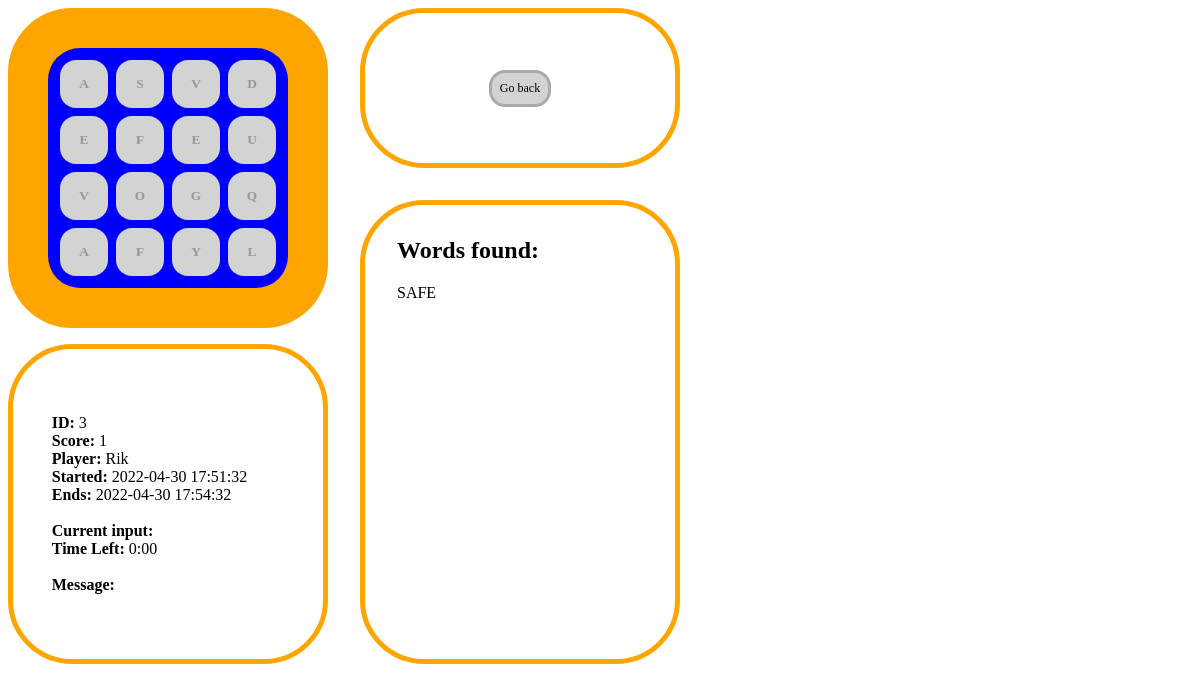
Page /game/3 (signed in) on the committed database.
### model/game.py (models this page shows, shortened)
class Game(db.Model):
    id = db.Column(db.Integer, primary_key=True)
    score = db.Column(db.Integer, unique=False, nullable=False)
    finished = db.Column(db.Boolean, unique=False, nullable=False)
    letters = db.Column(db.String(24), unique=False, nullable=False)
    words = db.Column(db.String(), unique=False, nullable=False)
    start_time = db.Column(db.DateTime(), unique=False, nullable=False)
    end_time = db.Column(db.DateTime(), unique=False, nullable=False)
    player_id = db.Column(db.Integer, db.ForeignKey('player.id'), nullable=False)
    player = db.relationship('Player', backref=db.backref('Game', lazy=True))
    board = [
        ['', '', '', ''],
        ['', '', '', ''],
        ['', '', '', ''],
        ['', '', '', '']
    ]
    word_list = []
    current_input = ""
    current_letters = []
    message = ""
    def generate_board(self):
        i = 0
        y = 0
        while y < 4:
            x = 0
            while x < 4:
                self.board[y][x] = self.letters[i]
                x += 1
                i += 1
            y += 1
    def generate_word_list(self):
        self.word_list = self.words.split(',')

### model/player.py (models this page shows, shortened)
class Player(db.Model):
    id = db.Column(db.Integer, primary_key=True)
    name = db.Column(db.String(250), unique=True, nullable=False)
    password = db.Column(db.String(250), unique=False, nullable=False)

### controller/gamecontroller.py (the view)
@app.route('/game/<game_id>', methods=['GET'])
def show_game(game_id):
    session["current_x"] = ""
    session["current_y"] = ""
    session["current_input"] = ""
    session["current_letters"] = ""
    game = Game.query.filter(Game.id == game_id).first()
    game.generate_board()
    game.generate_word_list()
    if session.get("player_id") != None and game.player_id == session["player_id"]:
        return render_template('game.html', game=game, now=datetime.now())
    else:
        return render_template("error.html", message="You don't have the rights to play this game")

### templates/game.html (shortened to what this page needs)
<!DOCTYPE html>
<html lang="en">
<head>
</head>
<body>
    <div style="display: flex;">
        <div>
            <div class="game-container">
                <table class="game-board">
                    {% for row in game.board %}
                    {% set outer_loop = loop %}
                        <tr>
                            {% for cell in row %}
                            <td>
                                <button {% if game.end_time < now %} disabled {% endif %}
                                        class="game-button" onclick="submitLetter({{outer_loop.index0}}, {{loop.index0}});">{{ cell }}</button>
                            </td>
                            {% endfor %}
                        </tr>
                    {% endfor %}
                </table>
            </div>
            <div class="game-info">
                <ul style="width: 75%;">
                    <li><b>ID:</b> {{ game.id }}</li>
                    <li><b>Score:</b> {{ game.score }}</li>
                    <li><b>Player:</b> {{ game.player.name }}</li>
                    <li><b>Started:</b> {{  game.start_time.strftime('%Y-%m-%d %H:%M:%S') }}</li>
                    <li><b>Ends:</b> {{  game.end_time.strftime('%Y-%m-%d %H:%M:%S') }}</li>
                    <li>&nbsp;</li>
                    <li><b>Current input:</b> {{game.current_input}}</li>
                    <li><b>Time Left:</b> <span id="GameRemainingTime"></span></li>
                    <li>&nbsp;</li>
                    <li><b>Message:</b> <br>{{game.message}}</li>
                </ul>
            </div>
        </div>
        <div>
            <div class="game-actions">
                <a class="game-action" href="/games">Go back</a>
            </div>
            <div class="game-words-container">
                <div class="game-words">
                    <h2>Words found:</h2>
                    <ul>
                        {% for word in game.word_list %}
                            <li>{{word}}</li>
                        {% endfor %}
                    </ul>
                </div>
            </div>
        </div>
    </div>
</body>
</html>

### templates/game.html (style rules this page uses)
body { font-family: "Comic Sans MS", "Comic Sans", cursive; }
.game-container { background-color: orange; height: 320px; width: 320px; border-radius: 64px; display: flex; flex-direction: row; flex-wrap: wrap; justify-content: center; align-items: center; }
.game-board { border-radius: 32px; background-color: blue; height: 240px; width: 240px; display: flex; flex-direction: row; flex-wrap: wrap; justify-content: center; align-items: center; }
.game-button { font-family: "Comic Sans MS", "Comic Sans", cursive; font-weight: bold; background-color: white; border-radius: 16px; border: none; height: 48px; width: 48px; margin: 2px; cursor: pointer; }
.game-button:disabled { font-family: "Comic Sans MS", "Comic Sans", cursive; font-weight: bold; background-color: lightgrey; border-radius: 16px; border: none; height: 48px; width: 48px; margin: 2px; cursor: default; }
.game-info { height: 310px; width: 310px; border: 5px solid orange; border-radius: 64px; display: flex; flex-direction: row; flex-wrap: wrap; justify-content: center; align-items: center; margin-top: 16px; }
.game-words-container { width: 310px; border: 5px solid orange; border-radius: 64px; margin-left: 32px; }
.game-words { height: 390px; margin: 32px; }
ul { list-style: none; padding: 0; }
.game-actions { height: 150px; width: 310px; border: 5px solid orange; border-radius: 64px; display: flex; flex-direction: row; flex-wrap: wrap; justify-content: center; align-items: center; margin-left: 32px; margin-bottom: 32px; }
.game-action { all: unset; cursor: pointer; background: lightgrey; border: 3px solid darkgrey; border-radius: 16px; padding: 8px; font-size: 12px; }

### rows in the picture
Game: id "3", score "1", start_time "2022-04-30 17:51:32", end_time "2022-04-30 17:54:32", words "SAFE"
Player: player.name "Rik"

### other values in the picture
{{ cell }} "A" "S" "V" "D" "E" "F" "E" "U" "V" "O" "G" "Q" "A" "F" "Y" "L"
